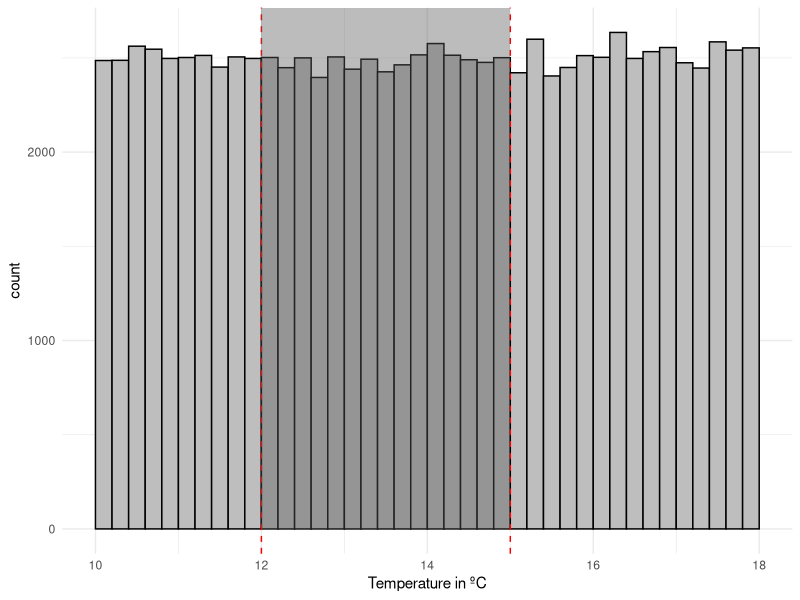
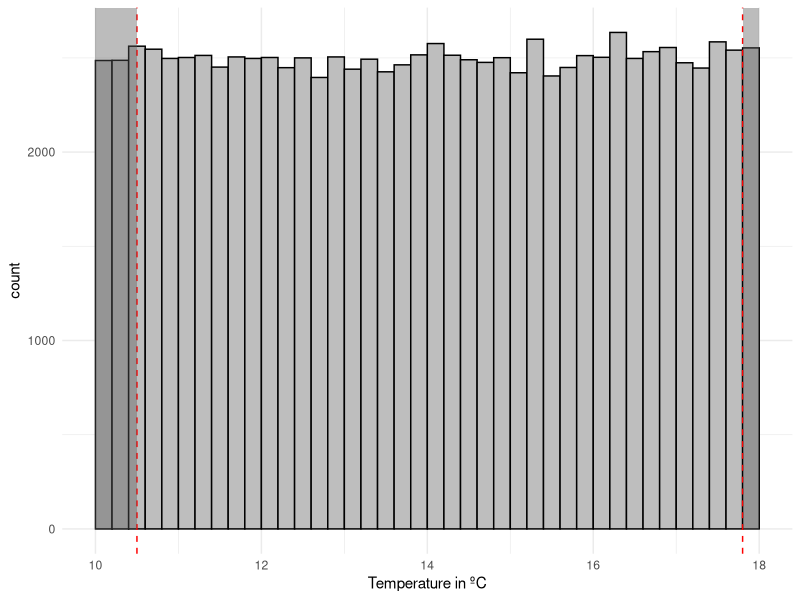
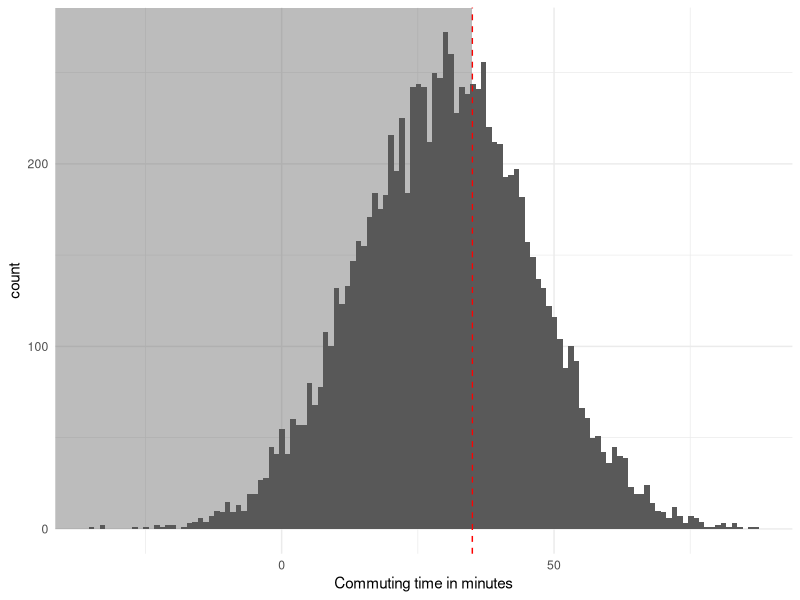
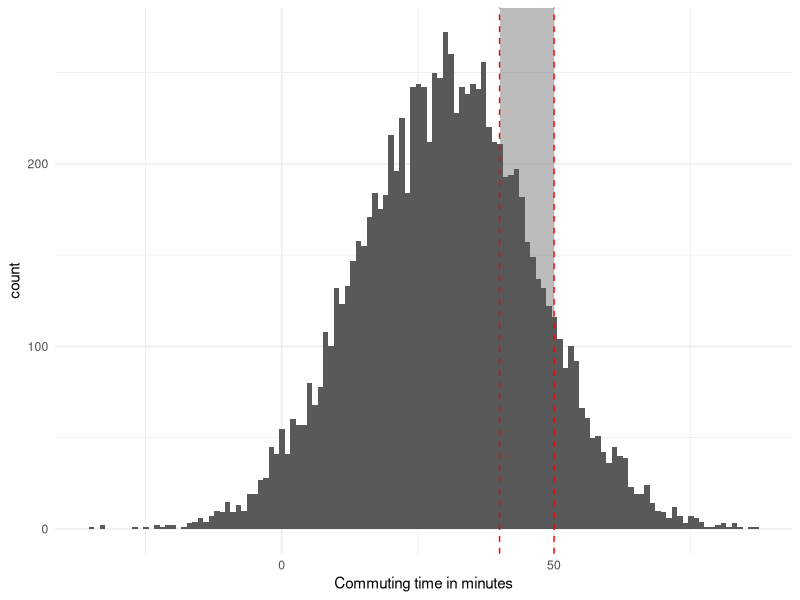
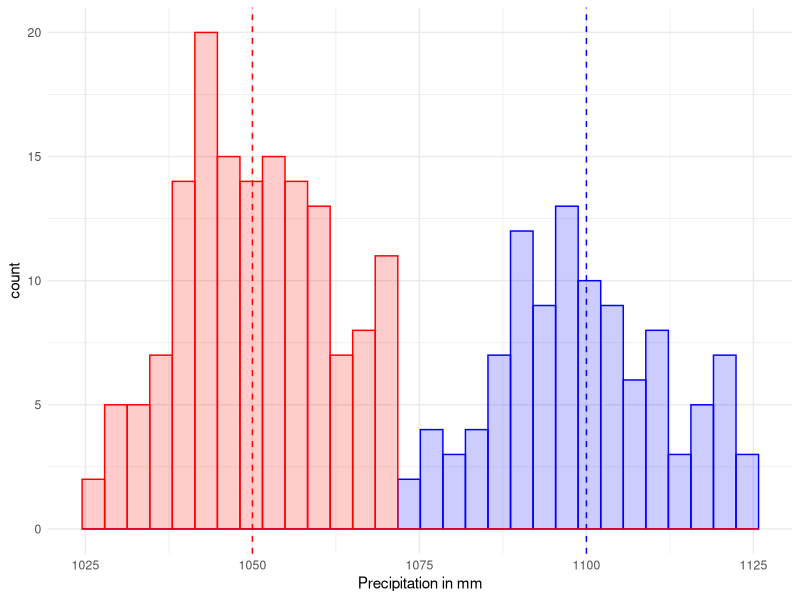

Generate these figures, in order, with R:
## ---- chunk 1
library(tidyverse)
## ---- chunk 2
set.seed(2)
x <- data.frame(x = runif(n = 99999, min = 10, max = 18)) 
x |> 
ggplot() + 
  geom_histogram(aes(x = x), fill = 'gray', col = 'black', binwidth = .2, center = .1) +
  geom_vline(xintercept = 12, color = 'red', linetype = 'dashed') + 
  geom_vline(xintercept = 15, color = 'red', linetype = 'dashed') + 
  annotate("rect", xmin = 12, xmax = 15, ymin = 0, ymax = Inf, alpha = .4) +
  theme_minimal() +
  labs(x = 'Temperature in ºC')
## ---- chunk 3
l <- 18 - 10
h <- 1/(18-10)

l2 <- 15 - 10
l1 <- 12 - 10

a2 <- h*l2
a1 <- h*l1

p <- a2-a1
p
## ---- chunk 4
set.seed(2)
x <- data.frame(x = runif(n = 99999, min = 10, max = 18)) 
x |> 
ggplot() + 
  geom_histogram(aes(x = x), fill = 'gray', col = 'black', binwidth = .2, center = .1) +
  geom_vline(xintercept = 10.5, color = 'red', linetype = 'dashed') + 
  geom_vline(xintercept = 17.8, color = 'red', linetype = 'dashed') + 
  annotate("rect", xmin = 10, xmax = 10.5, ymin = 0, ymax = Inf, alpha = .4) +
  annotate("rect", xmin = 17.8, xmax = 18, ymin = 0, ymax = Inf, alpha = .4) +
  theme_minimal()+
  labs(x = 'Temperature in ºC')
## ---- chunk 5
l2 <- 18 - 17.8
l1 <- 10.5 - 10

a2 <- h*l2
a1 <- h*l1

p <- a2 + a1
p
## ---- chunk 6
set.seed(2)
x <- data.frame(x = rnorm(n = 9999, mean = 30, sd = 16))

x |> 
  ggplot() +
  geom_histogram(aes(x = x), binwidth = 1, center = .1) +
  geom_vline(xintercept = 35, color = 'red', linetype = 'dashed') + 
  annotate("rect", xmin = -Inf, xmax = 35, ymin = 0, ymax = Inf, alpha = .4) +
  theme_minimal()+
  labs(x = 'Commuting time in minutes')
## ---- chunk 7
x <- 35
m <- 30
s <- 16

z <- (x - m)/s
z
p <- .3783
1-p
## ---- chunk 8
set.seed(2)
x <- data.frame(x = rnorm(n = 9999, mean = 30, sd = 16))

x |> 
  ggplot() +
  geom_histogram(aes(x = x), binwidth = 1, center = .1) +
  geom_vline(xintercept = 40, color = 'red', linetype = 'dashed') +
  geom_vline(xintercept = 50, color = 'red', linetype = 'dashed') + 
  annotate("rect", xmin = 40, xmax = 50, ymin = 0, ymax = Inf, alpha = .4) +
  theme_minimal()+
  labs(x = 'Commuting time in minutes')
## ---- chunk 9
x2 <- 50
x1 <- 40

z2 <- (x2-m)/s
z1 <- (x1-m)/s

p2 <- .1056
p1 <- .2676

p <- p1-p2
p
## ---- chunk 10
m1 <- 1100
n1 <- 105
v1 <- 125

m2 <- 1050
n2 <- 150
v2 <- 100

set.seed(2)
x1 <- data.frame(x = rnorm(n = n1, mean = m1, sd = sqrt(v1)))
set.seed(2)
x2 <- data.frame(x = rnorm(n = n2, mean = m2, sd = sqrt(v2)))

ggplot() +
  geom_histogram(data = x1, aes(x = x), fill = 'blue', col = 'blue', alpha = .2)+
  geom_vline(xintercept = m1, color = 'blue', linetype = 'dashed') +
  geom_histogram(data = x2, aes(x = x), fill = 'red', col = 'red', alpha = .2)+
  geom_vline(xintercept = m2, color = 'red', linetype = 'dashed') +
  theme_minimal()+
  labs(x = 'Precipitation in mm')
## ---- chunk 11
sdd <- sqrt((v1/n1)+(v2/n2))
D <- m1 - m2 
(t <- D/sdd)
(df <- n1 - 1 + n2 - 1)

1- pnorm(t, mean = 0, sd = 1)

t.test(x1, x2)
## ---- chunk 12
x <- c(2, 0, 1, 1, 0, 1, 1, 0, 0, 1, 
       1, 3, 0, 2, 2, 1, 0, 2, 1, 0, 
       1, 2, 0, 0, 1, 1, 2, 1, 1, 2,
       0, 2, 1, 3, 0, 1, 1, 3, 0, 0, 
       0, 0, 1, 1, 1, 1, 3, 1, 1, 2, 
       1, 0, 2, 0, 1, 3, 0, 1, 0, 1, 
       0, 2, 2, 0, 1, 1, 1, 2, 1, 0, 
       3, 2, 1, 0, 1, 2, 2, 2, 0, 2, 
       0, 1, 0, 1, 0, 1, 0, 1, 1, 0, 
       2, 0, 1, 2, 0, 1, 1, 1, 0, 1)

m <- length(x)
meanx <- mean(x)

variance <- sum((x - meanx)^2) / (m-1)

xsqr <- (m-1) * variance / meanx
xsqr
z = (xsqr- (m-1)) / sqrt(2 * (m-1))

pnorm(z, mean = 0, sd = 1) * 2
